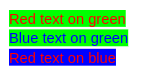
#> input picture src/api/test/three.png, 150 x 81 px
$ python pcaexample.py
#> lines starting #> are read from the running program, lines starting #| are printed output that depends on the picture
import numpy as np
import matplotlib.pyplot as plt
from mpl_toolkits.mplot3d import Axes3D
from sklearn.decomposition import PCA
import cv2

# Generate random 3D points in the color space
# np.random.seed(42)
# points_3d = np.random.randint(0, 256, size=(100, 3))
image_path = './test/three.png'  # Replace with the path to your image file
image = cv2.imread(image_path)
#> image is the input picture: shape (81, 150, 3); mean B, G, R 172.3, 202.7, 147.3
image = cv2.cvtColor(image, cv2.COLOR_BGR2RGB)  # OpenCV loads images in BGR format, convert to RGB
points_3d = image.reshape((-1, 3))

# Apply PCA for dimensionality reduction
pca = PCA(n_components=2, iterated_power=400)
points_2d = pca.fit_transform(points_3d)
#> points_2d = 12150 pairs, first value -206.7 to 143.8, second value -239.1 to 105

# Plot the 3D points and the 2D projection
fig = plt.figure(figsize=(12, 6))

# 3D scatter plot
ax1 = fig.add_subplot(121, projection='3d')
ax1.scatter(points_3d[:, 0], points_3d[:, 1], points_3d[:, 2], c=points_3d / 255.0, marker='o')
ax1.set_title('Original 3D Color Space')
ax1.set_xlabel('Red')
ax1.set_ylabel('Green')
ax1.set_zlabel('Blue')

# 2D scatter plot
ax2 = fig.add_subplot(122)
ax2.scatter(points_2d[:, 0], points_2d[:, 1], c=points_3d / 255.0, marker='o')
ax2.set_title('2D Projection using PCA')
ax2.set_xlabel('Principal Component 1')
ax2.set_ylabel('Principal Component 2')

plt.show()
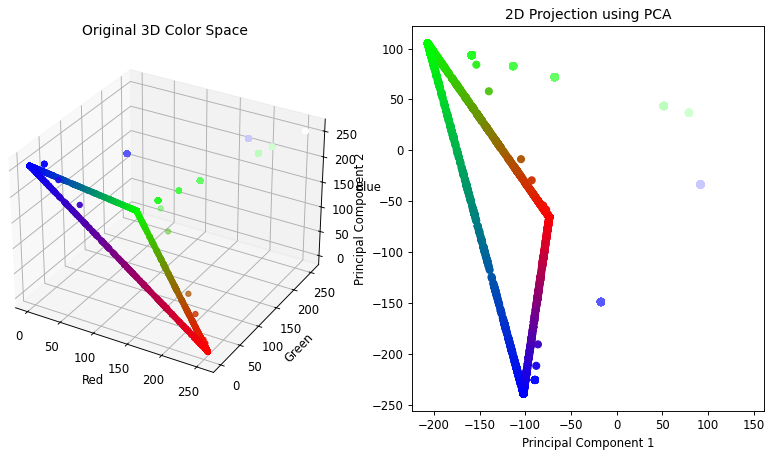
#> figure drawn by matplotlib, 2 panels
